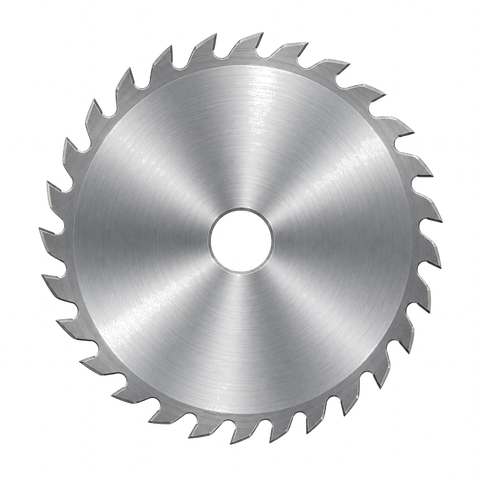
#> input picture assets/Boomerang 2.png, 482 x 482 px, shrunk from 720 x 720 before the run
$ python -i generate_canopy_normal.py   (imports and definitions only)
#> lines starting #> are read from the running program, lines starting #| are printed output that depends on the picture
"""Generates a REAL tangent-space normal map for every canopy color photo under assets/map/electric/maptile/*/
— replaces the old flat "bump" (fake-depth multiply, tools/generate_canopy_bump.py) approach. This normal map
is sampled in electric_ground.gdshader and lit with an actual per-pixel N.L (+ specular) computation against a
tunable light direction (Terrain Edit panel), instead of a single baked EMBOSS direction hard-multiplied into
the color — a real normal + light gives consistent, tunable directional highlights/shadows across the whole
tile, and lets the "sun angle" be changed live without re-baking.

Technique (pure PIL, no numpy available in this environment):
1. Grayscale the photo (luminance as a height proxy), light Gaussian blur to denoise (same precedent as the
   old bump script — raw photo grain would otherwise become visible per-pixel normal noise).
2. Sobel-filter for dx/dy (ImageFilter.Kernel, native C convolution) -> 8-bit gradient images centered at 128.
3. ImageMath (also native C, no numpy needed) reconstructs a proper (nx, ny, nz) surface normal from those
   gradients + a fixed "flatness" (nz) constant, normalizes it, and encodes to standard tangent-space normal
   map RGB (R=nx, G=ny, B=nz, each *0.5+0.5 -> 0..255).

Re-run whenever a maptile set's color photos change. Skips any file that's already itself a "_normal" output.
Also deletes any leftover "*_bump.png" from the old technique in the same folder (superseded).

Usage: python tools/generate_canopy_normal.py [maptile_root]
  maptile_root defaults to assets/map/electric/maptile — pass another map's maptile folder (e.g.
  assets/map/volcanic/maptile) to bake that map's normals instead.
"""

import sys
from pathlib import Path
from PIL import Image, ImageFilter, ImageMath

BLUR_RADIUS = 1.0       # denoise pass before taking the gradient (same as the old bump script)
GRADIENT_SCALE = 6.0    # divisor on the raw Sobel sum before the +128 offset — lower = more sensitive/steeper
FLATNESS = 1.5          # "nz" before normalizing — lower = more dramatic relief, higher = subtler/flatter
DEFAULT_MAPTILE_ROOT = Path(__file__).resolve().parent.parent / "assets" / "map" / "electric" / "maptile"

SOBEL_X = (-1, 0, 1, -2, 0, 2, -1, 0, 1)
SOBEL_Y = (-1, -2, -1, 0, 0, 0, 1, 2, 1)


def make_normal(src_path: Path, dst_path: Path) -> None:
#> called with src_path = '../assets/Boomerang 2.png', dst_path = 'out.png'
    img = Image.open(src_path).convert("L")
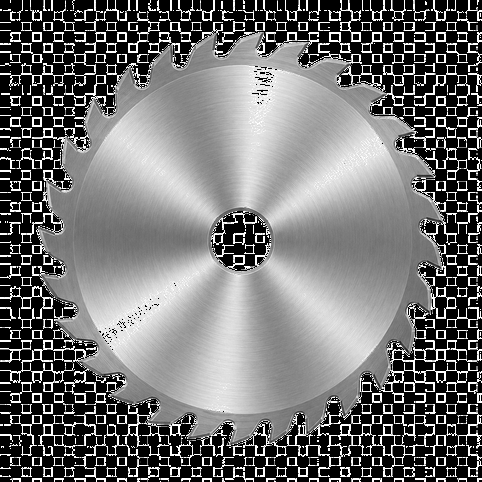
#> img: PIL image 482x482 L; min 0, max 255, mean 111.5
    if BLUR_RADIUS > 0:
        img = img.filter(ImageFilter.GaussianBlur(BLUR_RADIUS))
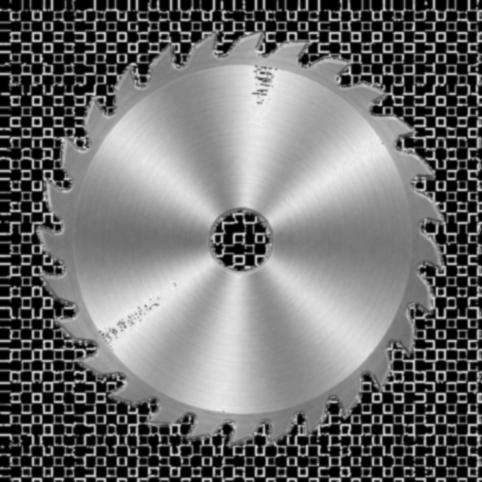
#> img: PIL image 482x482 L; min 0, max 241, mean 111.2
    gx = img.filter(ImageFilter.Kernel((3, 3), SOBEL_X, scale=GRADIENT_SCALE, offset=128)).convert("F")
    gy = img.filter(ImageFilter.Kernel((3, 3), SOBEL_Y, scale=GRADIENT_SCALE, offset=128)).convert("F")

    nx = ImageMath.eval("(g - 128) / 128.0", g=gx)
    ny = ImageMath.eval("(g - 128) / 128.0", g=gy)
    nz = Image.new("F", img.size, FLATNESS)
#> nz: PIL image 482x482 F; every value is 1.5

    length = ImageMath.eval("((x * x) + (y * y) + (z * z)) ** 0.5", x=nx, y=ny, z=nz)
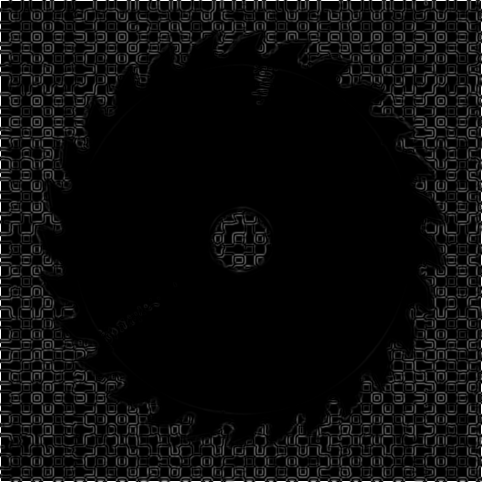
#> length: PIL image 482x482 F; min 1.5, max 2.06, mean 1.53; drawn with min black and max white
    r = ImageMath.eval("convert((x / l * 0.5 + 0.5) * 255, 'L')", x=nx, l=length)
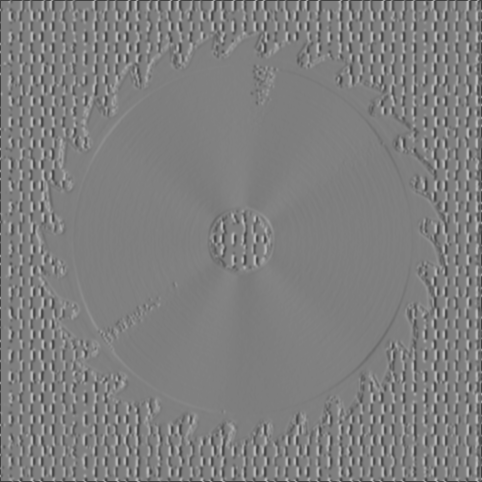
#> r: PIL image 482x482 L; min 65, max 188, mean 126.7
    g = ImageMath.eval("convert((y / l * 0.5 + 0.5) * 255, 'L')", y=ny, l=length)
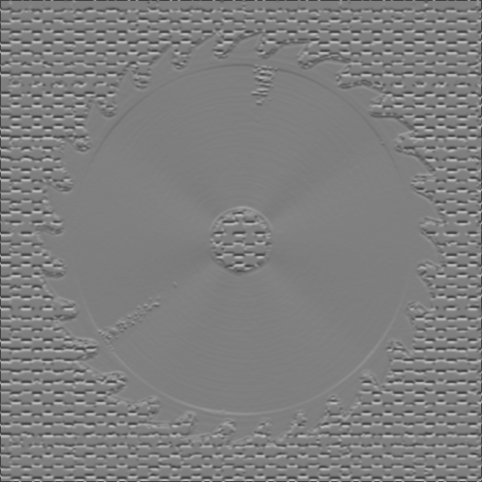
#> g: PIL image 482x482 L; min 65, max 187, mean 126.6
    b = ImageMath.eval("convert((z / l * 0.5 + 0.5) * 255, 'L')", z=nz, l=length)
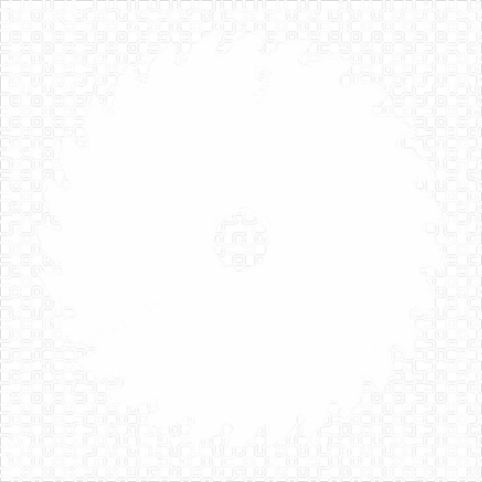
#> b: PIL image 482x482 L; min 220, max 255, mean 252.1

    Image.merge("RGB", (r, g, b)).save(dst_path)
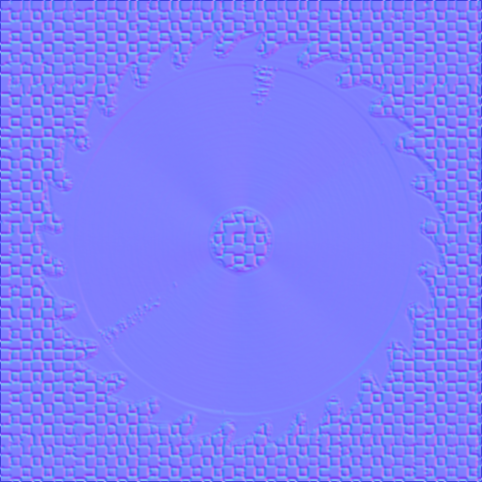
#> saved as out.png: PIL image 482x482 RGB; mean R, G, B 126.7, 126.6, 252.1


def main() -> None:
    maptile_root = Path(sys.argv[1]) if len(sys.argv) > 1 else DEFAULT_MAPTILE_ROOT
    if not maptile_root.is_dir():
        print(f"no maptile folder at {maptile_root}")
        return
    count = 0
    for set_dir in sorted(maptile_root.iterdir()):
        if not set_dir.is_dir():
            continue
        for old_bump in sorted(set_dir.glob("*_bump.png")):
            old_bump.unlink()
            print(f"  removed superseded {old_bump.relative_to(maptile_root.parent)}")
        for src in sorted(set_dir.glob("*.png")):
            if "_normal" in src.stem:
                continue
            dst = src.with_name(src.stem + "_normal.png")
            make_normal(src, dst)
            print(f"  {src.relative_to(maptile_root.parent)} -> {dst.name}")
            count += 1
    print(f"done: {count} normal map(s) generated")


# [2 lines not run here, left out]

>>> result = make_normal('../assets/Boomerang 2.png', 'out.png')
